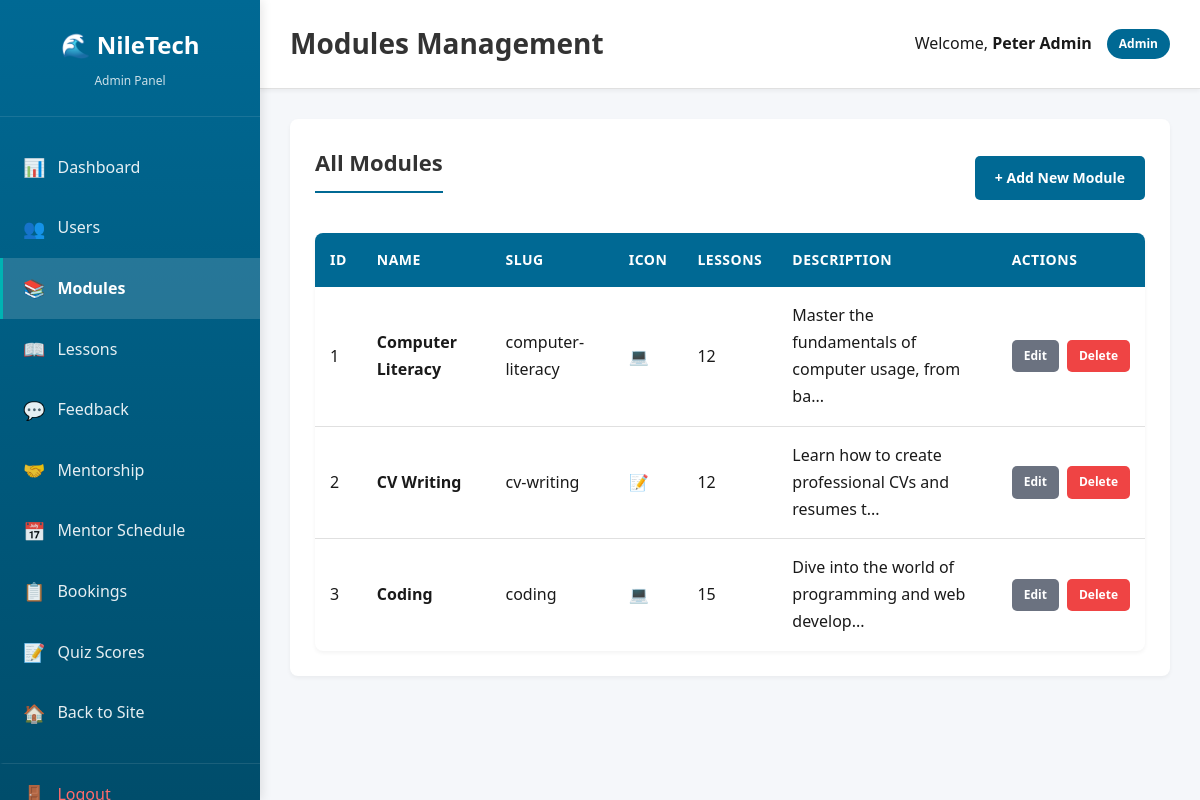
/admin/modules.php (signed in), run on the app's committed database.
### tables this page shows
CREATE TABLE IF NOT EXISTS users (
    id INT(11) NOT NULL AUTO_INCREMENT,
    full_name VARCHAR(100) NOT NULL,
    email VARCHAR(100) NOT NULL UNIQUE,
    password VARCHAR(255) NOT NULL,
    role ENUM('user', 'admin') DEFAULT 'user',
    created_at TIMESTAMP DEFAULT CURRENT_TIMESTAMP,
    updated_at TIMESTAMP DEFAULT CURRENT_TIMESTAMP ON UPDATE CURRENT_TIMESTAMP,
    PRIMARY KEY (id),
    INDEX idx_email (email),
    INDEX idx_role (role)
);

CREATE TABLE IF NOT EXISTS modules (
    id INT(11) NOT NULL AUTO_INCREMENT,
    name VARCHAR(100) NOT NULL,
    slug VARCHAR(100) NOT NULL UNIQUE,
    description TEXT,
    icon VARCHAR(50),
    created_at TIMESTAMP DEFAULT CURRENT_TIMESTAMP,
    updated_at TIMESTAMP DEFAULT CURRENT_TIMESTAMP ON UPDATE CURRENT_TIMESTAMP,
    PRIMARY KEY (id),
    INDEX idx_slug (slug)
);

### admin/includes/auth.php (called while the page is built, shortened)
<?php
$conn = getDBConnection();
$userId = $_SESSION['user_id'];
$userStmt = $conn->prepare("SELECT id, full_name, email, role FROM users WHERE id = ?");
$userStmt->bind_param("i", $userId);
$userStmt->execute();
$userResult = $userStmt->get_result();
$currentUser = $userResult->fetch_assoc();
?>

### admin/modules.php (the view, shortened to what this page needs)
<?php
$pageTitle = 'Modules Management';
require_once __DIR__ . '/includes/auth.php';
$action = $_GET['action'] ?? 'list';
$modules = [];
$listStmt = $conn->prepare("SELECT m.id, m.name, m.slug, m.description, m.icon, COUNT(l.id) as lesson_count FROM modules m LEFT JOIN lessons l ON m.id = l.module_id GROUP BY m.id ORDER BY m.created_at DESC");
$listStmt->execute();
$listResult = $listStmt->get_result();
while ($row = $listResult->fetch_assoc()) {
    $modules[] = $row;
}
require_once __DIR__ . '/includes/header.php';
?>
<?php if ($action === 'list'): ?>
    <div class="admin-card">
        <div style="display: flex; justify-content: space-between; align-items: center; margin-bottom: 20px;">
            <h2>All Modules</h2>
            <a href="?action=create" class="btn-admin btn-primary-admin">+ Add New Module</a>
        </div>
        <?php if (empty($modules)): ?>
            <div class="empty-state">
                <p>No modules found.</p>
            </div>
        <?php else: ?>
            <table class="admin-table">
                <thead>
                    <tr>
                        <th>ID</th>
                        <th>Name</th>
                        <th>Slug</th>
                        <th>Icon</th>
                        <th>Lessons</th>
                        <th>Description</th>
                        <th>Actions</th>
                    </tr>
                </thead>
                <tbody>
                    <?php foreach ($modules as $module): ?>
                        <tr>
                            <td><?php echo $module['id']; ?></td>
                            <td><strong><?php echo htmlspecialchars($module['name']); ?></strong></td>
                            <td><?php echo htmlspecialchars($module['slug']); ?></td>
                            <td><?php echo htmlspecialchars($module['icon'] ?? '-'); ?></td>
                            <td><?php echo $module['lesson_count']; ?></td>
                            <td><?php echo htmlspecialchars(substr($module['description'] ?? '', 0, 50)) . (strlen($module['description'] ?? '') > 50 ? '...' : ''); ?></td>
                            <td>
                                <div class="action-buttons">
                                    <a href="?action=edit&id=<?php echo $module['id']; ?>" class="btn-admin btn-sm btn-secondary-admin">Edit</a>
                                    <a href="?action=delete&id=<?php echo $module['id']; ?>"
                                       class="btn-admin btn-sm btn-danger-admin"
                                       onclick="return confirm('Are you sure you want to delete this module? This will also delete all associated lessons.');">Delete</a>
                                </div>
                            </td>
                        </tr>
                    <?php endforeach; ?>
                </tbody>
            </table>
        <?php endif; ?>
    </div>
<?php endif; ?>
<?php
require_once __DIR__ . '/includes/footer.php';
?>

### admin/includes/header.php (shortened to what this page needs)
<!DOCTYPE html>
<html lang="en">
<head>
    <link rel="stylesheet" href="../css/style.css">
    <link rel="stylesheet" href="../admin/css/admin.css">
</head>
<body class="admin-body">
    <div class="admin-wrapper">
        <aside class="admin-sidebar">
            <div class="admin-logo">
                <h2>🌊 NileTech</h2>
                <p>Admin Panel</p>
            </div>
            <nav class="admin-nav">
                <a href="index.php" class="nav-item <?php echo basename($_SERVER['PHP_SELF']) == 'index.php' ? 'active' : ''; ?>">
                    <span>📊</span> Dashboard
                </a>
                <a href="users.php" class="nav-item <?php echo basename($_SERVER['PHP_SELF']) == 'users.php' ? 'active' : ''; ?>">
                    <span>👥</span> Users
                </a>
                <a href="modules.php" class="nav-item <?php echo basename($_SERVER['PHP_SELF']) == 'modules.php' ? 'active' : ''; ?>">
                    <span>📚</span> Modules
                </a>
                <a href="lessons.php" class="nav-item <?php echo basename($_SERVER['PHP_SELF']) == 'lessons.php' ? 'active' : ''; ?>">
                    <span>📖</span> Lessons
                </a>
                <a href="feedback.php" class="nav-item <?php echo basename($_SERVER['PHP_SELF']) == 'feedback.php' ? 'active' : ''; ?>">
                    <span>💬</span> Feedback
                </a>
                <a href="mentorship.php" class="nav-item <?php echo basename($_SERVER['PHP_SELF']) == 'mentorship.php' ? 'active' : ''; ?>">
                    <span>🤝</span> Mentorship
                </a>
                <a href="mentor-schedule.php" class="nav-item <?php echo basename($_SERVER['PHP_SELF']) == 'mentor-schedule.php' ? 'active' : ''; ?>">
                    <span>📅</span> Mentor Schedule
                </a>
                <a href="mentor-bookings.php" class="nav-item <?php echo basename($_SERVER['PHP_SELF']) == 'mentor-bookings.php' ? 'active' : ''; ?>">
                    <span>📋</span> Bookings
                </a>
                <a href="quiz-scores.php" class="nav-item <?php echo basename($_SERVER['PHP_SELF']) == 'quiz-scores.php' ? 'active' : ''; ?>">
                    <span>📝</span> Quiz Scores
                </a>
                <a href="../index.php" class="nav-item">
                    <span>🏠</span> Back to Site
                </a>
                <a href="../logout.php" class="nav-item logout">
                    <span>🚪</span> Logout
                </a>
            </nav>
        </aside>
        <main class="admin-main">
            <header class="admin-header">
                <div class="admin-header-content">
                    <h1><?php echo isset($pageTitle) ? htmlspecialchars($pageTitle) : 'Dashboard'; ?></h1>
                    <div class="admin-user-info">
                        <span>Welcome, <strong><?php echo htmlspecialchars($currentUser['full_name']); ?></strong></span>
                        <span class="role-badge">Admin</span>
                    </div>
                </div>
            </header>
            <div class="admin-content">

### css/style.css (style rules this page uses)
* { margin: 0; padding: 0; box-sizing: border-box; }
:root { --nile-blue: #006994; --nile-deep: #004d73; --nile-light: #0099cc; --nile-teal: #008b8b; --river-cyan: #00b3b3; --savanna-green: #2d5016; --forest-green: #4a7c3a; --grass-green: #6b9f5f; --palm-green: #8bc34a; --sunset-gold: #f4a460; --savanna-gold: #daa520; --earth-brown: #8b4513; --sand-beige: #f5deb3; --ss-black: #000000; --ss-red: #da020e; --ss-green: #078930; --ss-blue: #0f47af; --ss-yellow: #fcdd09; --primary-color: var(--nile-blue); --primary-dark: var(--nile-deep); --primary-light: var(--nile-light); --secondary-color: var(--forest-green); --secondary-dark: var(--savanna-green); --secondary-light: var(--grass-green); --accent-color: var(--sunset-gold); --accent-light: var(--savanna-gold); --text-dark: #1a1a1a; --text-medium: #4a4a4a; --text-light: #6b6b6b; --bg-light: #f0f8f5; --bg-lighter: #f8fcf9; --bg-white: #ffffff; --border-color: #d4e8d8; --gradient-primary: linear-gradient(135deg, var(--nile-blue) 0%, var(--nile-teal) 50%, var(--river-cyan) 100%); --gradient-secondary: linear-gradient(135deg, var(--forest-green) 0%, var(--grass-green) 100%); --gradient-hero: linear-gradient(135deg, var(--nile-deep) 0%, var(--nile-blue) 30%, var(--nile-teal) 60%, var(--palm-green) 100%); --gradient-river: linear-gradient(180deg, var(--nile-deep) 0%, var(--nile-blue) 50%, var(--nile-light) 100%); --gradient-savanna: linear-gradient(135deg, var(--savanna-green) 0%, var(--forest-green) 50%, var(--sunset-gold) 100%); --gradient-success: linear-gradient(135deg, var(--forest-green) 0%, var(--grass-green) 100%); --gradient-sunset: linear-gradient(135deg, var(--sunset-gold) 0%, var(--savanna-gold) 100%); --font-primary: 'Segoe UI', Tahoma, Geneva, Verdana, sans-serif; --font-weight-light: 300; --font-weight-normal: 400; --font-weight-medium: 500; --font-weight-semibold: 600; --font-weight-bold: 700; --font-weight-extrabold: 800; --spacing-xs: 0.5rem; --spacing-sm: 1rem; --spacing-md: 2rem; --spacing-lg: 3rem; --spacing-xl: 4rem; --spacing-2xl: 6rem; --radius-sm: 0.5rem; --radius-md: 1rem; --radius-lg: 1.5rem; --radius-xl: 2rem; --radius-full: 9999px; --shadow-sm: 0 1px 2px 0 rgba(0, 0, 0, 0.05); --shadow-md: 0 4px 6px -1px rgba(0, 0, 0, 0.1), 0 2px 4px -1px rgba(0, 0, 0, 0.06); --shadow-lg: 0 10px 15px -3px rgba(0, 0, 0, 0.1), 0 4px 6px -2px rgba(0, 0, 0, 0.05); --shadow-xl: 0 20px 25px -5px rgba(0, 0, 0, 0.1), 0 10px 10px -5px rgba(0, 0, 0, 0.04); --shadow-2xl: 0 25px 50px -12px rgba(0, 0, 0, 0.25); --shadow-colored: 0 10px 30px -5px rgba(37, 99, 235, 0.3); }
body { font-family: var(--font-primary); color: var(--text-dark); line-height: 1.7; background-color: var(--bg-white); overflow-x: hidden; }
html { scroll-behavior: smooth; }

### data on the page
users: full_name "Peter Admin"
modules: id "1", name "Computer Literacy", slug "computer-literacy", icon "💻", lesson_count "12", description "Master the fundamentals of computer usage, from ba"
modules: id "2", name "CV Writing", slug "cv-writing", icon "📝", lesson_count "12", description "Learn how to create professional CVs and resumes t"
modules: id "3", name "Coding", slug "coding", icon "💻", lesson_count "15", description "Dive into the world of programming and web develop"

### other printed values
$pageTitle "Modules Management"
